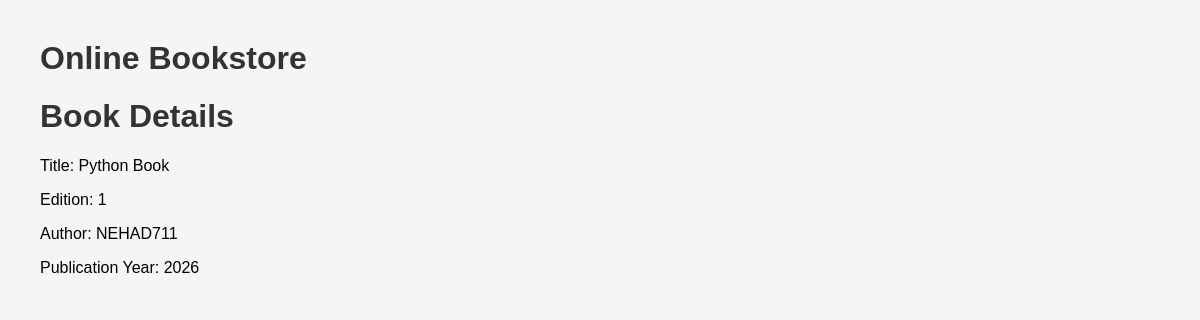
The page /books/2/ on the database its author committed.
### books/models.py (models this page shows, shortened)
class Book(models.Model):
    title = models.CharField(max_length=200)
    edition = models.IntegerField()
    author = models.ForeignKey(Author, on_delete=models.CASCADE)
    publication_year = models.IntegerField()

class Author(models.Model):
    name = models.CharField(max_length=100)
    address = models.TextField()
    def __str__(self):
        return self.name

### books/views.py (the view)
# urls.py: path('books/<int:book_id>/', views.book_detail, name='book_detail'),
def book_detail(request, book_id):
    book = get_object_or_404(Book, id=book_id)
    return render(request, 'books/book_detail.html', {'book': book})

### books/templates/books/book_detail.html (shortened to what this page needs)
{% extends 'books/base.html' %}
{% block content %}
<h1>Book Details</h1>
<p>Title: {{ book.title }}</p>
<p>Edition: {{ book.edition }}</p>
<p>Author: {{ book.author }}</p>
<p>Publication Year: {{ book.publication_year }}</p>
{% endblock %}

### static/css/style.css (style rules this page uses)
body { font-family: Arial, sans-serif; margin: 40px; background-color: #f5f5f5; }
h1 { color: #333; }

### rows shown on the page
Book: title "Python Book", edition "1", author "NEHAD711", publication_year "2026"
